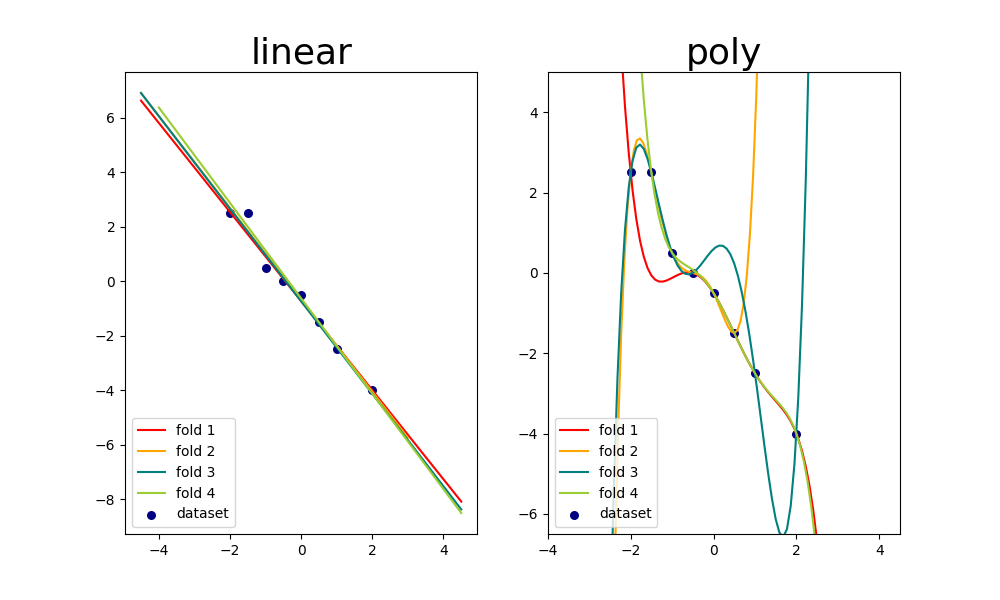

This chart was generated by the following Python code:
import warnings; warnings.simplefilter('ignore')
import numpy as np
import pandas as pd
import matplotlib.pyplot as plt
from sklearn.metrics import mean_absolute_error
from sklearn.model_selection import KFold
from sklearn.linear_model import LinearRegression
from sklearn.preprocessing import PolynomialFeatures
from sklearn.pipeline import make_pipeline

# 4-fold  CV
X = np.array([-2, -1.5, -1, -0.5, 0, 0.5, 1, 2])
y = np.array([2.5, 2.5, 0.5, 0, -0.5, -1.5, -2.5, -4])
num_of_folds = 4
# Here, the parameter 'shuffle=True' provides the random permutation on the dataset.
kf = KFold(n_splits=num_of_folds, shuffle=True)

# regression result table
row = ['fold1', 'fold2', 'fold3', 'fold4']
col = ['Linear (deg=1)', 'Poly (deg=5)']
trainResult = pd.DataFrame(index=row, columns=col)
testResult = pd.DataFrame(index=row, columns=col)
trainResult.index.name = "Training MAE"
testResult.index.name = "Testing MAE"

# regression

colors = ['red', 'orange', 'teal', 'yellowgreen', 'blue']
fig, axes = plt.subplots(1, 2, figsize=(10, 6), sharey=True)
i = 0
c = 0

# plot training points
plt.subplot(1,2,1)
plt.scatter(X, y, color='navy', s=30, marker='o', label="dataset")
plt.title('linear', fontsize=26)

plt.subplot(1,2,2)
plt.scatter(X, y, color='navy', s=30, marker='o', label="dataset")
plt.title('poly', fontsize=26)

# Iterate each fold
for train_index, test_index in kf.split(X):
    print('fold '+str(i+1), ": {TRAIN:", train_index, ", TEST:", test_index, "}")
    X_train, X_test = X[train_index], X[test_index]
    y_train, y_test = y[train_index], y[test_index]

    xLimit = X_train.min()-2.5, X_train.max()+2.5
    yLimit = y_train.min()-2.5, y_train.max()+2.5

    # use linspace for plot regression line
    x_plot = np.linspace(xLimit[0], xLimit[1], 100)

    # create matrix versions of these arrays
    X_train = X_train[:, np.newaxis]
    X_test = X_test[:, np.newaxis]
    X_plot = x_plot[:, np.newaxis]


    # set limit of axis
    plt.xlim(xLimit)
    plt.ylim(yLimit)

    # Train & Predict
    for count, degree in enumerate([1, 5]):

        model = make_pipeline(PolynomialFeatures(degree), LinearRegression())
        model.fit(X_train, y_train)
        y_plot = model.predict(X_plot)  # predict regression line
        plt.subplot(1,2,count+1)
        plt.plot(x_plot, y_plot, color=colors[c], label="fold %d" % (i+1) )
        plt.legend(loc='lower left')
        # Record MAE
        trainResult.iloc[i-1, count] = mean_absolute_error(y_train, model.predict(X_train))
        testResult.iloc[i-1, count] = mean_absolute_error(y_test, model.predict(X_test))

    c = (c + 1) % 5
    i += 1
#plt.savefig('ML3-1.png')
plt.show()

# show MAE
print('-'*50)
print(trainResult.to_string())
print('-'*50)
print(testResult.to_string())
#display(trainResult, testResult)
